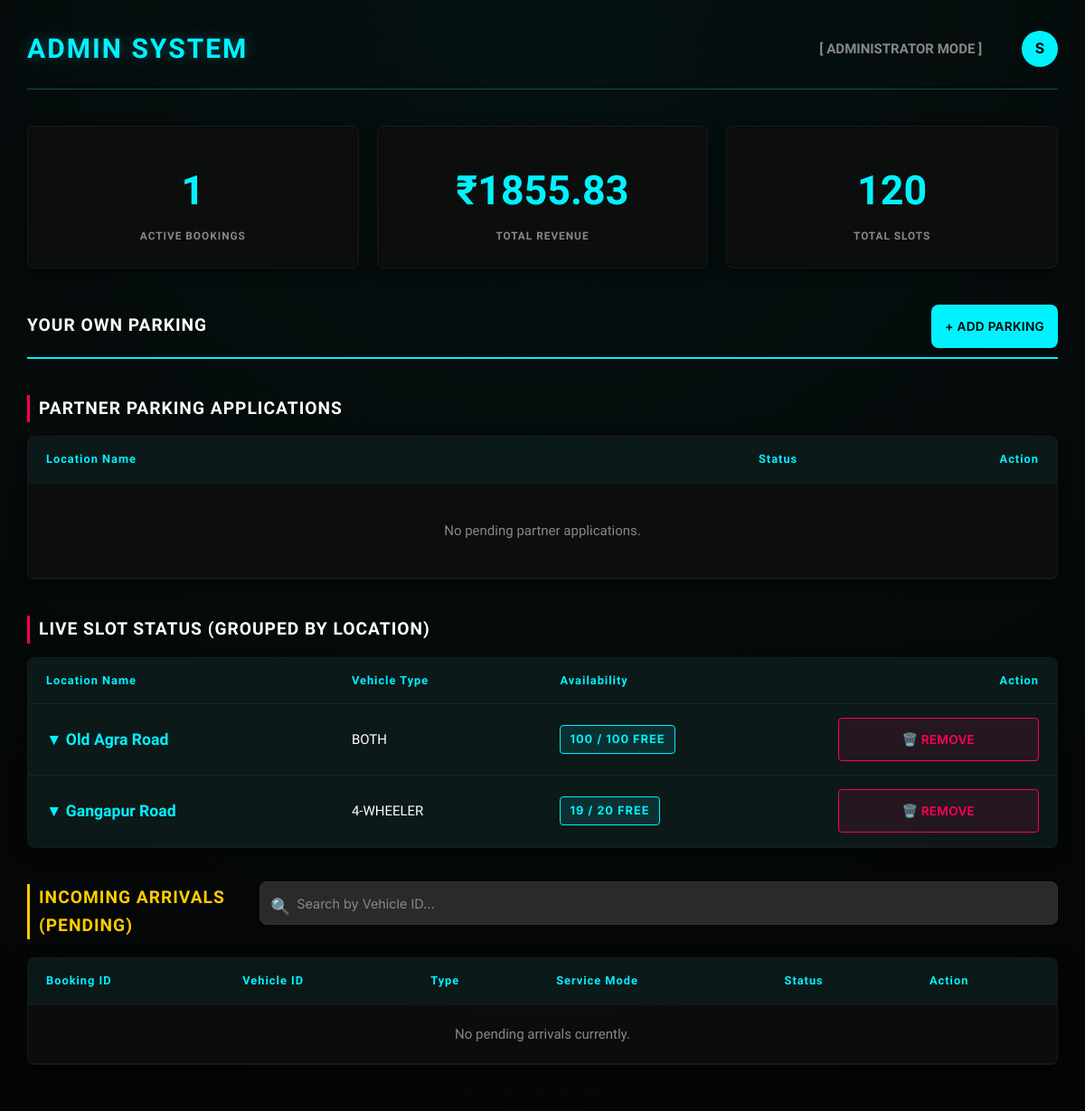
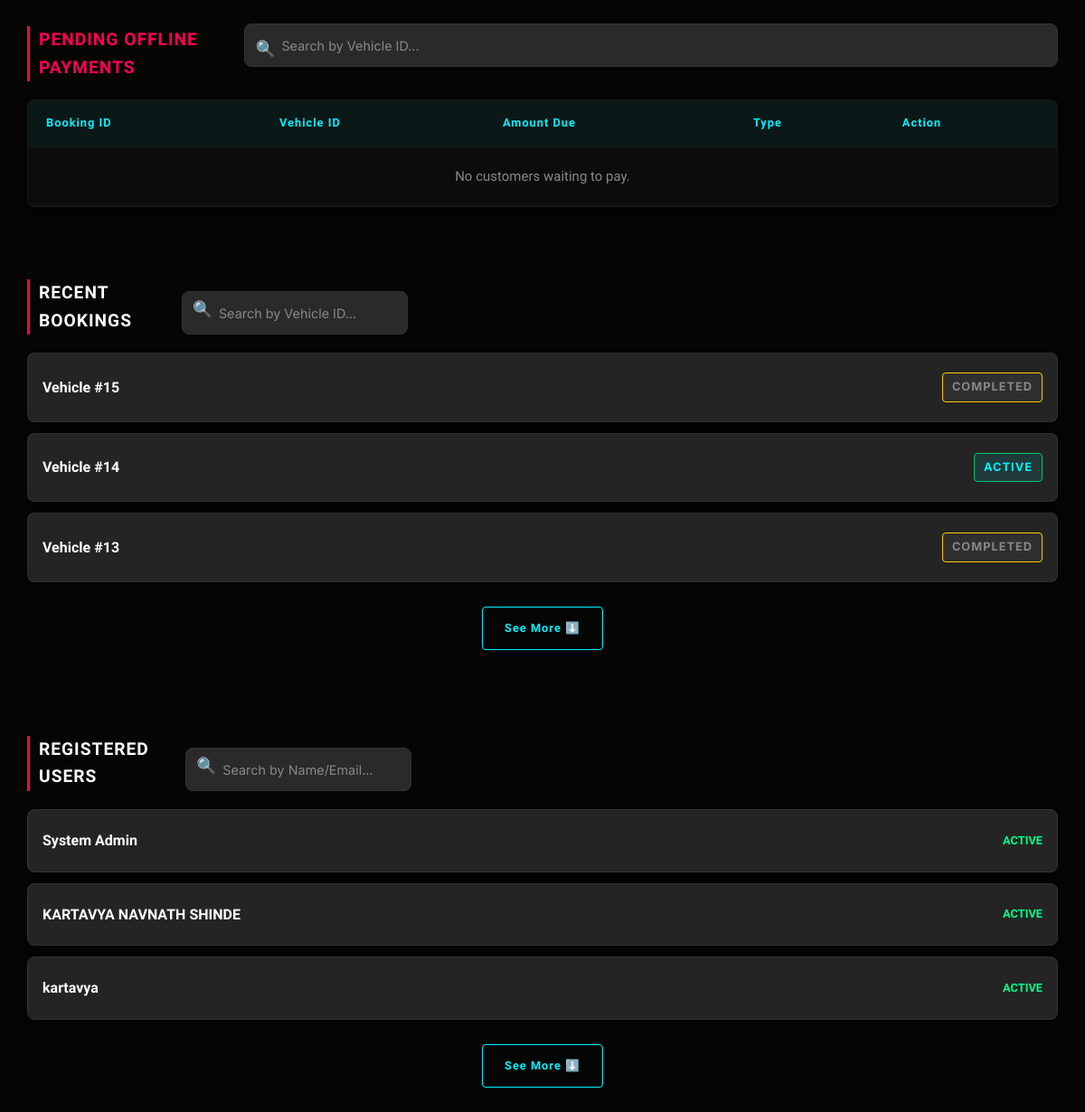
The page /admin (signed in) on the database its author committed (2 pictures, top to bottom).
### app.py (models this page shows)
class ParkingSlot(db.Model):
    id = db.Column(db.Integer, primary_key=True)  # type: ignore
    slot_number = db.Column(db.String(100)) # e.g., location name or slot number
    type = db.Column(db.String(20))  # type: ignore
    is_occupied = db.Column(db.Boolean, default=False)
    lat = db.Column(db.Float, nullable=True)
    lng = db.Column(db.Float, nullable=True)
    is_active = db.Column(db.Boolean, default=True) # Soft delete flag
    partner_id = db.Column(db.Integer, nullable=True) # Link to partner who owns it

class Booking(db.Model):
    id = db.Column(db.Integer, primary_key=True)  # type: ignore
    user_id = db.Column(db.Integer)
    slot_id = db.Column(db.Integer)
    vehicle_id = db.Column(db.Integer)
    service_type = db.Column(db.String(20), default='self')
    payment_mode = db.Column(db.String(20), default='online')
    start_time = db.Column(db.DateTime, default=datetime.utcnow)
    end_time = db.Column(db.DateTime)
    status = db.Column(db.String(20), default='active')
    total_price = db.Column(db.Float, default=0)
    razorpay_order_id = db.Column(db.String(100), nullable=True)
    razorpay_payment_id = db.Column(db.String(100), nullable=True)
    razorpay_signature = db.Column(db.String(200), nullable=True)
    offline_request_time = db.Column(db.DateTime, nullable=True)

class User(db.Model):
    id = db.Column(db.Integer, primary_key=True)  # type: ignore
    name = db.Column(db.String(100))
    email = db.Column(db.String(100), unique=True)
    phone = db.Column(db.String(20))
    password_hash = db.Column(db.String(200))
    role = db.Column(db.String(20), default='user')
    is_active = db.Column(db.Boolean, default=True)

### app.py (the view)
@app.route('/admin')
def admin():
    if session.get('role') != 'admin':
        return redirect('/dashboard')
    slots = ParkingSlot.query.filter_by(is_active=True).all()
    users = User.query.all()
    bookings = Booking.query.all()
    applications = ParkingApplication.query.filter_by(status='pending').order_by(ParkingApplication.id.desc()).all()
    active = Booking.query.filter_by(status='active').count()
    revenue = round(sum(b.total_price for b in bookings), 2)
    grouped_slots = {}
    for slot in slots:
        key = (slot.slot_number, slot.lat, slot.lng)
        if key not in grouped_slots:
            partner_name = "Admin (System)"
            if slot.partner_id:
                p_user = next((u for u in users if u.id == slot.partner_id), None)
                partner_name = p_user.name if p_user else f"Partner #{slot.partner_id}"
            short_name = slot.slot_number.split(',')[0] if slot.slot_number else "Unnamed Location"
            grouped_slots[key] = {
                'location_name': short_name,
                'full_address': slot.slot_number,
                'lat': slot.lat,
                'lng': slot.lng,
                'type': slot.type,
                'partner': partner_name,
                'total': 0,
                'available': 0,
                'slots': []
            }
        grouped_slots[key]['total'] += 1
        if not slot.is_occupied:
            grouped_slots[key]['available'] += 1
        grouped_slots[key]['slots'].append(slot)
    return render_template('admin_dashboard.html',
                           slots=slots,
                           grouped_slots=grouped_slots.values(),
                           users=users,
                           bookings=bookings,
                           applications=applications,
                           active=active,
                           revenue=revenue)

### templates/admin_dashboard.html (shortened to what this page needs)
<!DOCTYPE html>
<html lang="en">
<head>
    <link rel="stylesheet" href="{{ url_for('static', filename='css/style.css') }}">
    <link rel="stylesheet" href="https://unpkg.com/leaflet@1.9.4/dist/leaflet.css" />
</head>
<body>
    <header>
        <h1>ADMIN SYSTEM</h1>
        <div>
            <span style="margin-right: 20px; color: var(--text-muted); font-weight: bold;">[ ADMINISTRATOR MODE ]</span>
            <div class="profile-dropdown" style="margin-left: 20px;">
                <div class="profile-circle" onclick="toggleDropdown()">
                    {{ session.get('name', 'Admin')[:1] | upper }}
                </div>
            </div>
        </div>
    </header>
    <div class="stats-grid">
        <div class="stat-card">
            <div class="stat-value">{{ active }}</div>
            <div class="stat-label">Active Bookings</div>
        </div>
        <div class="stat-card">
            <div class="stat-value">₹{{ "%.2f"|format(revenue | default(0, true)) }}</div>
            <div class="stat-label">Total Revenue</div>
        </div>
        <div class="stat-card">
            <div class="stat-value">{{ slots|length }}</div>
            <div class="stat-label">Total Slots</div>
        </div>
    </div>
    <div style="display: flex; justify-content: space-between; align-items: center; border-bottom: 2px solid var(--primary); padding-bottom: 10px; margin-bottom: 20px;">
        <h2 style="border: none; margin: 0; padding: 0;">YOUR OWN PARKING</h2>
        <button class="btn-primary" style="width: auto; margin-top: 0; padding: 8px 15px;" onclick="openParkingModal()">+ ADD PARKING</button>
    </div>
    <h2>PARTNER PARKING APPLICATIONS</h2>
    <div class="table-container" style="margin-bottom: 40px; overflow-x: hidden;">
        <table id="table-admin-apps" style="white-space: normal;">
            <thead>
                <tr>
                    <th>Location Name</th>
                    <th style="width: 150px;">Status</th>
                    <th style="text-align: right; width: 200px;">Action</th>
                </tr>
            </thead>
            {% if not applications %}
            <tbody>
                <tr><td colspan="3" style="text-align: center; color: var(--text-muted); padding: 40px;">No pending partner applications.</td></tr>
            </tbody>
            {% endif %}
        </table>
    </div>
    <h2>LIVE SLOT STATUS (GROUPED BY LOCATION)</h2>
    <div class="table-container" style="overflow-x: hidden;">
        <table style="white-space: normal;">
            <thead>
                <tr>
                    <th>Location Name</th>
                    <th>Vehicle Type</th>
                    <th>Availability</th>
                    <th style="text-align: right;">Action</th>
                </tr>
            </thead>
            {% for group in grouped_slots %}
            <tbody>
                <tr class="group-row" style="cursor: pointer; background: rgba(0, 242, 255, 0.05); transition: background 0.3s;" onmouseover="this.style.background='rgba(0, 242, 255, 0.1)'" onmouseout="this.style.background='rgba(0, 242, 255, 0.05)'" data-group-id="{{ loop.index }}" data-lat="{{ group.lat or '' }}" data-lng="{{ group.lng or '' }}" onclick="toggleSlotRow(this)">
                    <td style="font-family: 'Orbitron', sans-serif; font-weight: bold; font-size: 1.1rem; color: var(--primary);">
                        ▼ {{ group.location_name }}
                    </td>
                    <td>{{ group.type | upper }}</td>
                    <td>
                        <span class="badge {{ 'badge-free' if group.available > 0 else 'badge-occupied' }}">{{ group.available }} / {{ group.total }} FREE</span>
                    </td>
                    <td style="text-align: right;" onclick="event.stopPropagation();">
                        <form action="/admin/delete_location" method="post" style="display:inline;" onsubmit="return confirm('WARNING: Are you sure you want to permanently delete this parking location? Active bookings will remain valid but the location will disappear for new bookers.');">
                            <button type="submit" style="background: rgba(255,0,85,0.1); border: 1px solid var(--accent); color: var(--accent); padding: 5px 10px; border-radius: 4px; cursor: pointer;">🗑️ REMOVE</button>
                        </form>
                    </td>
                </tr>
            </tbody>
            {% endfor %}
        </table>
    </div>
    <div style="display: flex; justify-content: space-between; align-items: center; margin-bottom: 20px; align-items: flex-end;">
        <h2 style="color: #ffcc00; border-left-color: #ffcc00; margin-bottom: 0;">INCOMING ARRIVALS (PENDING)</h2>
        <div class="search-wrapper">
            <span class="search-icon">🔍</span>
            <input type="text" id="search-admin-arrivals" class="cyber-search" onkeyup="filterTable('search-admin-arrivals', 'table-admin-arrivals')" placeholder="Search by Vehicle ID...">
        </div>
    </div>
    <div class="table-container" style="margin-bottom: 40px;">
        <table id="table-admin-arrivals">
            <thead>
                <tr>
                    <th>Booking ID</th>
                    <th>Vehicle ID</th>
                    <th>Type</th>
                    <th>Service Mode</th>
                    <th>Status</th>
                    <th>Action</th>
                </tr>
            </thead>
            <tbody>
                {% set ns_pending = namespace(has_pending=false) %}
                {% if not ns_pending.has_pending %}
                <tr><td colspan="6" style="text-align: center; color: var(--text-muted); padding: 20px;">No pending arrivals currently.</td></tr>
                {% endif %}
            </tbody>
        </table>
    </div>
    <div style="display: flex; justify-content: space-between; align-items: center; margin-bottom: 20px; align-items: flex-end;">
        <h2 style="color: #ff0055; border-left-color: #ff0055; margin-bottom: 0;">PENDING OFFLINE PAYMENTS</h2>
        <div class="search-wrapper">
            <span class="search-icon">🔍</span>
            <input type="text" id="search-admin-payments" class="cyber-search" onkeyup="filterTable('search-admin-payments', 'table-admin-payments')" placeholder="Search by Vehicle ID...">
        </div>
    </div>
    <div class="table-container" style="margin-bottom: 40px;">
        <table id="table-admin-payments">
            <thead>
                <tr>
                    <th>Booking ID</th>
                    <th>Vehicle ID</th>
                    <th>Amount Due</th>
                    <th>Type</th>
                    <th>Action</th>
                </tr>
            </thead>
            <tbody>
                {% set ns_offline = namespace(has_offline=false) %}
                {% if not ns_offline.has_offline %}
                <tr><td colspan="5" style="text-align: center; color: var(--text-muted); padding: 20px;">No customers waiting to pay.</td></tr>
                {% endif %}
            </tbody>
        </table>
    </div>
    <div style="display: flex; justify-content: space-between; align-items: center; margin-bottom: 20px; align-items: flex-end;">
        <h2 style="margin-bottom: 0;">RECENT BOOKINGS</h2>
        <div class="search-wrapper">
            <span class="search-icon">🔍</span>
            <input type="text" id="admin-log-search" placeholder="Search by Vehicle ID..." class="section-search" style="margin-bottom: 0; width: 250px;">
        </div>
    </div>
    <div class="data-card-list" id="admin-logs-list" style="margin-bottom: 40px;">
        {% for booking in bookings|reverse %}
        <div class="data-card log-item" data-vehicle="{{ booking.vehicle_id }}">
            <div class="log-header" onclick="toggleDetails(this)">
                <div class="dc-title">Vehicle #{{ booking.vehicle_id }}</div>
                <span class="badge {{ 'badge-active' if booking.status == 'active' else 'badge-completed' }}">
                    {{ booking.status | upper }}
                </span>
            </div>
        </div>
        {% endfor %}
    </div>
    <div style="display: flex; justify-content: space-between; align-items: center; margin-bottom: 20px; align-items: flex-end;">
        <h2 style="margin-bottom: 0;">REGISTERED USERS</h2>
        <div class="search-wrapper">
            <span class="search-icon">🔍</span>
            <input type="text" id="admin-user-search" placeholder="Search by Name/Email..." class="section-search" style="margin-bottom: 0; width: 250px;">
        </div>
    </div>
    <div class="data-card-list" id="admin-users-list">
        {% for user in users %}
        <div class="data-card user-card-item" data-search="{{ user.name }} {{ user.email }}">
            <div class="log-header" onclick="toggleDetails(this)">
                <div class="dc-title">{{ user.name }}</div>
                <span style="color: {{ '#00ff88' if user.is_active else '#ff0055' }}; font-weight: bold; font-size: 0.8rem;">
                    {{ 'ACTIVE' if user.is_active else 'BLOCKED' }}
                </span>
            </div>
        </div>
        {% endfor %}
    </div>
</body>
</html>

### rows shown on the page
ParkingSlot: location_name "Old Agra Road", type "BOTH", available "100", total "100"
ParkingSlot: type "4-WHEELER"
Booking: vehicle_id "15", status "COMPLETED"
Booking: vehicle_id "14", status "ACTIVE"
Booking: vehicle_id "13", status "COMPLETED"
User: name "System Admin", is_active "ACTIVE"
User: name "KARTAVYA NAVNATH SHINDE", is_active "ACTIVE"
User: name "kartavya", is_active "ACTIVE"

### other values the page prints
{{ session.get('name', 'Admin')[:1] | upper }} "S"
{{ active }} "1"
{{ "%.2f"|format(revenue | default(0, true)) }} "1855.83"
{{ slots|length }} "120"
{{ group.location_name }} "Gangapur Road"
{{ group.available }} "19"
{{ group.total }} "20"
